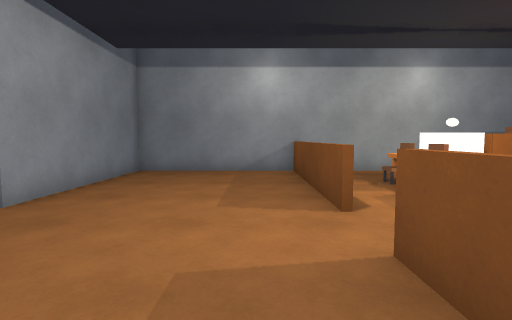
View 1 (above)

16 first-person views from a walk through a Unity game level. The camera is 1.2 m above the floor, tilts 4° down and sees 80° across. The floor is counted in squares, 1 m on a side. Each view is taken from the middle of a square. On the plan, view 1 faces up. The plan holds only what a view shows up to about 13 squares ahead; the rest is blank. The player is left out. Some surface patterns are stand-ins.

View 2
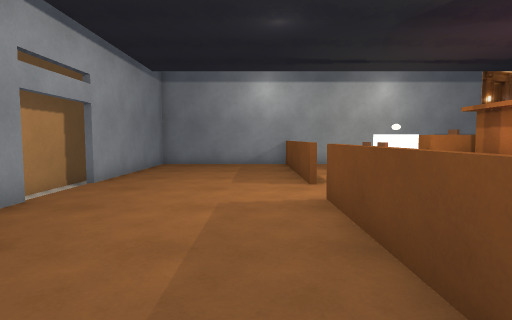

View 3
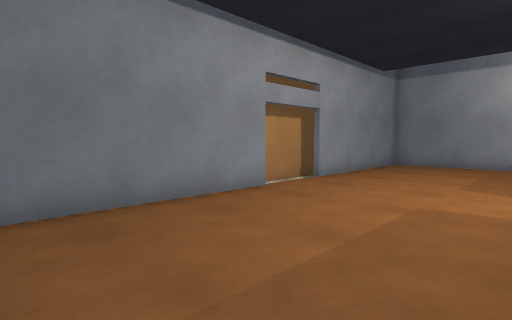

View 4
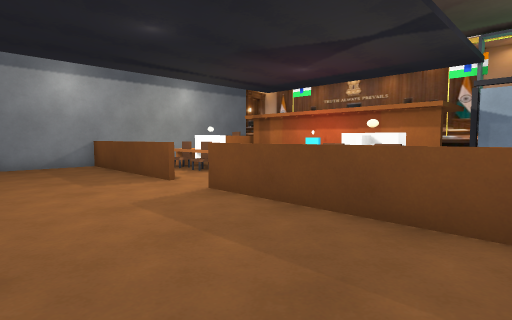

View 5
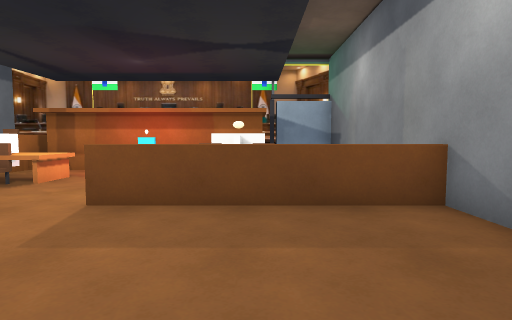

View 6
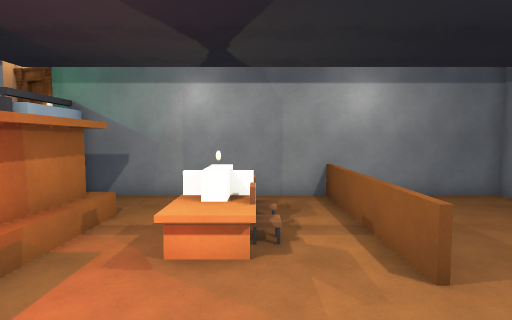

View 7
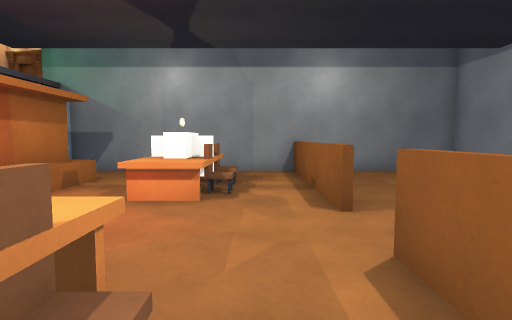

View 8
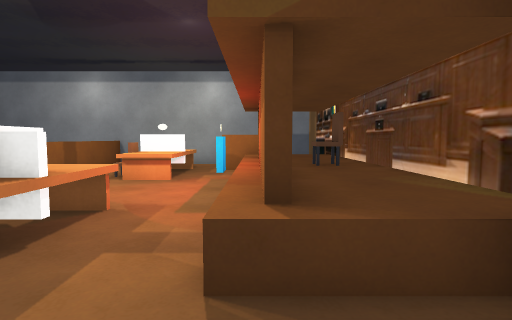

View 9
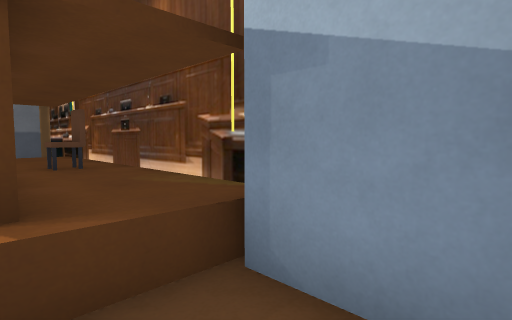

View 10
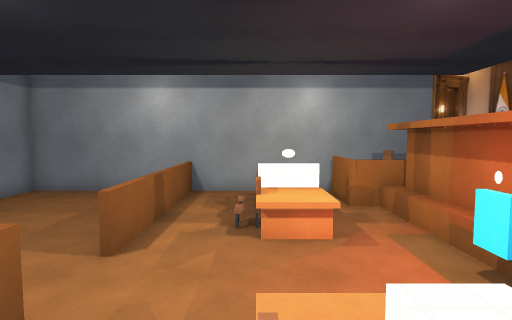

View 11
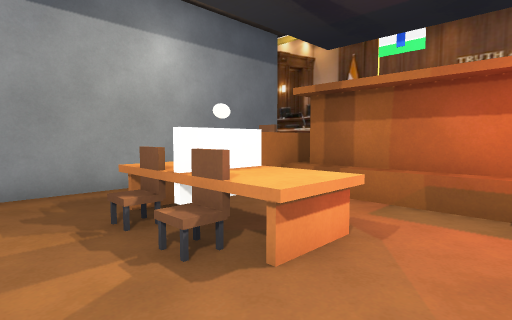

View 12
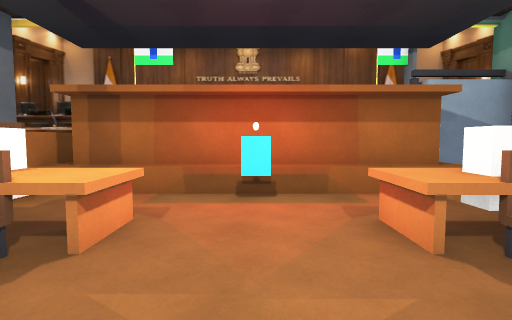

View 13
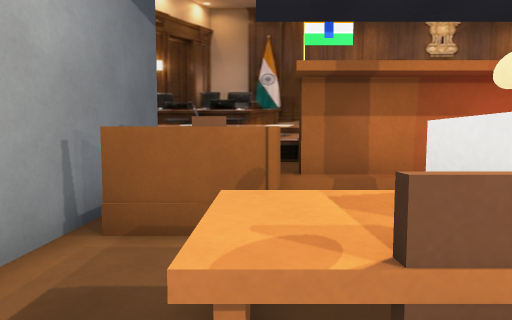

View 14
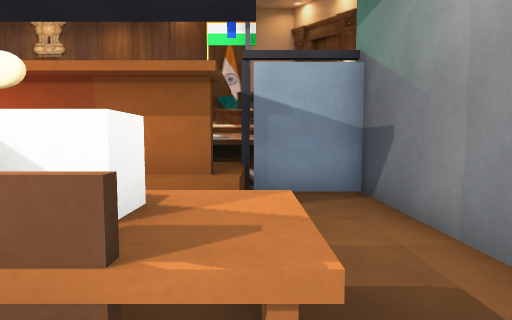

View 15
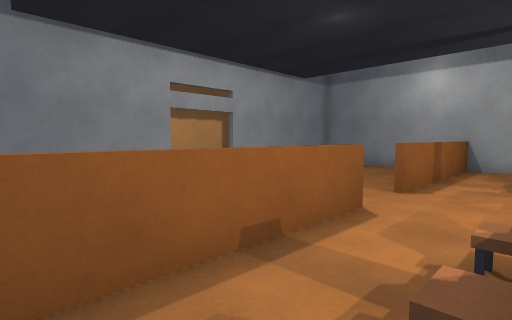

View 16
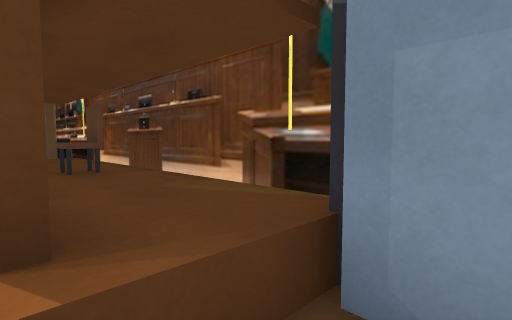

### Floor plan
Key: @ floor where view 1 was taken; # wall or solid block; x gap in a wall; . main floor; : floor 0.75 m higher than the main floor; / step, stairs or slope; = window, fence, low wall or low ledge; ^ raised ledge; O other object.
Columns run from 5 left of view 1 to 11 right of it. Each row starts with its distance up from view 1.
 12 ##############
 11 #......=....#####
 10 #......=....#O  #
  9 #......=.OO.#^^^#
  8 #......=.OO..x^^#
  7 #......=./:..^^^#
  6 #......=./:..^^^#
  5 #......#.....^^^#
  4 #...........O^OO#
  3 #......#.....^^^#
  2 #......=.::..^^^#
  1 #......=./O..^^^#
  0 #....@.=./O..x^^#
 -1 #......=./:..=^##
 -2 #......=.......#
 -3 #......=.......#
 -4 ################

Where each view was taken, in squares from view 1:
view 1: 0 up, 0 right, facing up
view 2: 3 down, 0 right, facing up
view 3: 3 down, 1 right, facing up-left
view 4: 3 down, 3 left, facing up-right
view 5: 0 up, 4 left, facing right
view 6: 7 up, 4 right, facing down
view 7: 8 up, 3 right, facing down
view 8: 3 down, 8 right, facing up
view 9: 3 down, 8 right, facing up-right
view 10: 0 up, 4 right, facing up
view 11: 4 up, 2 right, facing up-right
view 12: 4 up, 1 right, facing right
view 13: 9 up, 3 right, facing right
view 14: 1 down, 3 right, facing right
view 15: 2 down, 4 right, facing up-left
view 16: 2 down, 8 right, facing up-right
